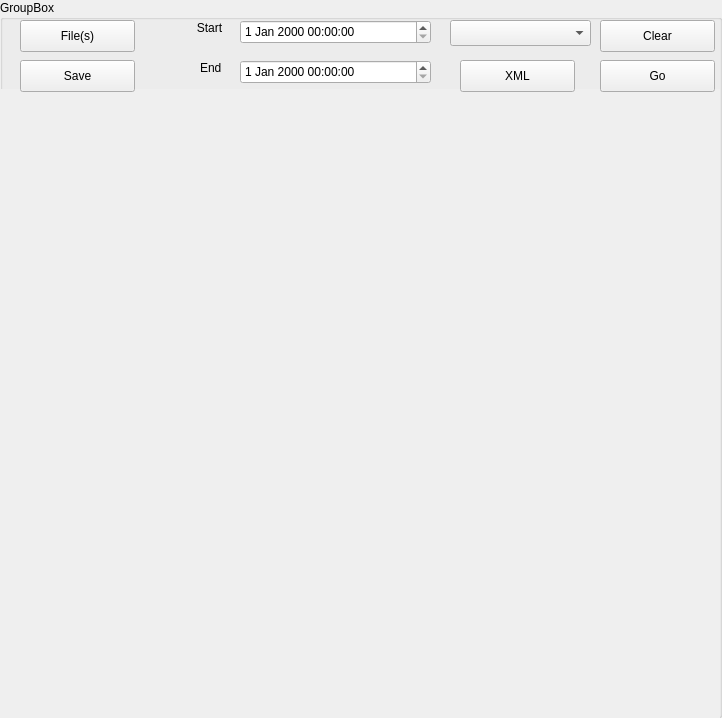
<?xml version="1.0" encoding="UTF-8"?>
<ui version="4.0">
 <class>GroupBox</class>
 <widget class="QGroupBox" name="GroupBox">
  <property name="geometry">
   <rect>
    <x>0</x>
    <y>0</y>
    <width>722</width>
    <height>718</height>
   </rect>
  </property>
  <property name="windowTitle">
   <string>GroupBox</string>
  </property>
  <property name="title">
   <string>GroupBox</string>
  </property>
  <widget class="QPushButton" name="fileButton">
   <property name="geometry">
    <rect>
     <x>20</x>
     <y>20</y>
     <width>115</width>
     <height>32</height>
    </rect>
   </property>
   <property name="text">
    <string>File(s)</string>
   </property>
  </widget>
  <widget class="QWidget" name="widget" native="true">
   <property name="geometry">
    <rect>
     <x>-1</x>
     <y>89</y>
     <width>721</width>
     <height>631</height>
    </rect>
   </property>
   <property name="autoFillBackground">
    <bool>true</bool>
   </property>
  </widget>
  <widget class="QPushButton" name="saveButton">
   <property name="geometry">
    <rect>
     <x>20</x>
     <y>60</y>
     <width>115</width>
     <height>32</height>
    </rect>
   </property>
   <property name="text">
    <string>Save</string>
   </property>
  </widget>
  <widget class="QLabel" name="labelEnd">
   <property name="geometry">
    <rect>
     <x>200</x>
     <y>60</y>
     <width>59</width>
     <height>16</height>
    </rect>
   </property>
   <property name="text">
    <string>End</string>
   </property>
  </widget>
  <widget class="QLabel" name="labelStart">
   <property name="geometry">
    <rect>
     <x>180</x>
     <y>20</y>
     <width>59</width>
     <height>16</height>
    </rect>
   </property>
   <property name="text">
    <string>Start</string>
   </property>
   <property name="alignment">
    <set>Qt::AlignCenter</set>
   </property>
  </widget>
  <widget class="QDateTimeEdit" name="dateTimeEditStart">
   <property name="geometry">
    <rect>
     <x>240</x>
     <y>20</y>
     <width>191</width>
     <height>24</height>
    </rect>
   </property>
  </widget>
  <widget class="QDateTimeEdit" name="dateTimeEditEnd">
   <property name="geometry">
    <rect>
     <x>240</x>
     <y>60</y>
     <width>191</width>
     <height>24</height>
    </rect>
   </property>
  </widget>
  <widget class="QComboBox" name="comboBox">
   <property name="geometry">
    <rect>
     <x>450</x>
     <y>20</y>
     <width>141</width>
     <height>26</height>
    </rect>
   </property>
  </widget>
  <widget class="QPushButton" name="goButton">
   <property name="geometry">
    <rect>
     <x>600</x>
     <y>60</y>
     <width>115</width>
     <height>32</height>
    </rect>
   </property>
   <property name="text">
    <string>Go</string>
   </property>
  </widget>
  <widget class="QPushButton" name="xmlButton">
   <property name="geometry">
    <rect>
     <x>460</x>
     <y>60</y>
     <width>115</width>
     <height>32</height>
    </rect>
   </property>
   <property name="text">
    <string>XML</string>
   </property>
  </widget>
  <widget class="QPushButton" name="clearButton">
   <property name="geometry">
    <rect>
     <x>600</x>
     <y>20</y>
     <width>115</width>
     <height>32</height>
    </rect>
   </property>
   <property name="text">
    <string>Clear</string>
   </property>
  </widget>
 </widget>
 <resources/>
 <connections/>
</ui>
